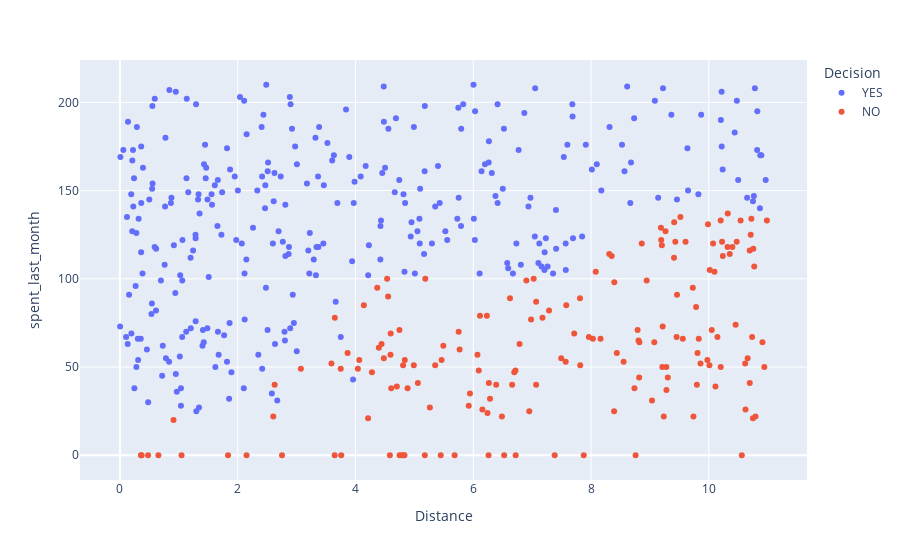

The notebook cell saved with this chart:
### Code cell
px.scatter(x='Distance', y='spent_last_month', color='Decision', data_frame=NoPrediction)

### Figure 1 — Plotly figure (JSON) as saved in the notebook; plotly's stock layout.template omitted (floating-point values rounded to 4 significant figures; data arrays with more than 128 entries replaced by an {"elided": "..."} marker saying what was removed)
{"data": [{"hovertemplate": "Decision=YES<br>Distance=%{x}<br>spent_last_month=%{y}<extra></extra>", "legendgroup": "YES", "marker": {"color": "#636efa", "symbol": "circle"}, "mode": "markers", "name": "YES", "orientation": "v", "showlegend": true, "type": "scatter", "x": {"elided": "303 float values"}, "xaxis": "x", "y": {"elided": "303 int values"}, "yaxis": "y"}, {"hovertemplate": "Decision=NO<br>Distance=%{x}<br>spent_last_month=%{y}<extra></extra>", "legendgroup": "NO", "marker": {"color": "#EF553B", "symbol": "circle"}, "mode": "markers", "name": "NO", "orientation": "v", "showlegend": true, "type": "scatter", "x": {"elided": "171 float values"}, "xaxis": "x", "y": {"elided": "171 int values"}, "yaxis": "y"}], "layout": {"legend": {"title": {"text": "Decision"}, "tracegroupgap": 0}, "margin": {"t": 60}, "xaxis": {"anchor": "y", "domain": [0, 1], "title": {"text": "Distance"}}, "yaxis": {"anchor": "x", "domain": [0, 1], "title": {"text": "spent_last_month"}}}}
